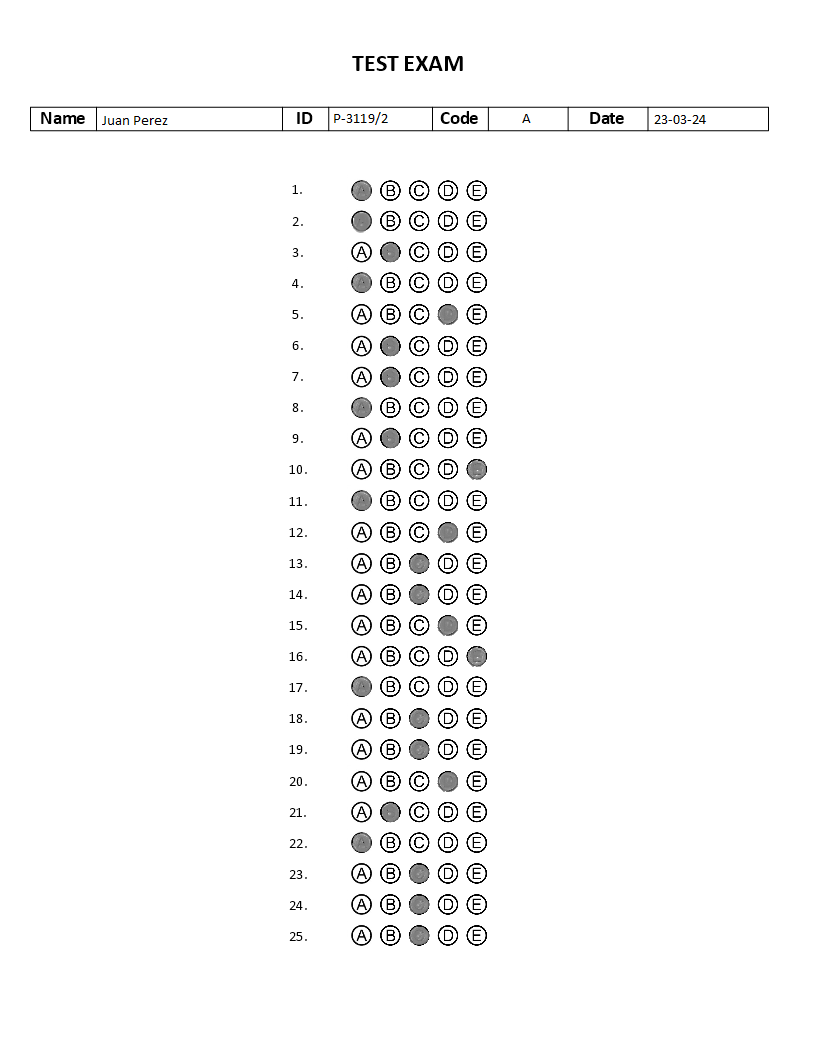
#> input picture img/multiple_choice_1.png, 816 x 1056 px, found by its file name; the run also reads 1 picture not shown here
$ python 'TP_PDI_ej2(sol).py'   (older library calls are emulated)
#> lines starting #> are read from the running program, lines starting #| are printed output that depends on the picture; after the words box and inside, x2 and y2 are one past the last pixel; in counts of white or black regions, pixels touching at a corner belong together
import cv2
import numpy as np
from PIL import Image, ImageOps
from matplotlib import pyplot as plt
import matplotlib.patches as mpatches

def cargar_img(rutas):
    return [cv2.imread(ruta, cv2.IMREAD_GRAYSCALE) for ruta in rutas]
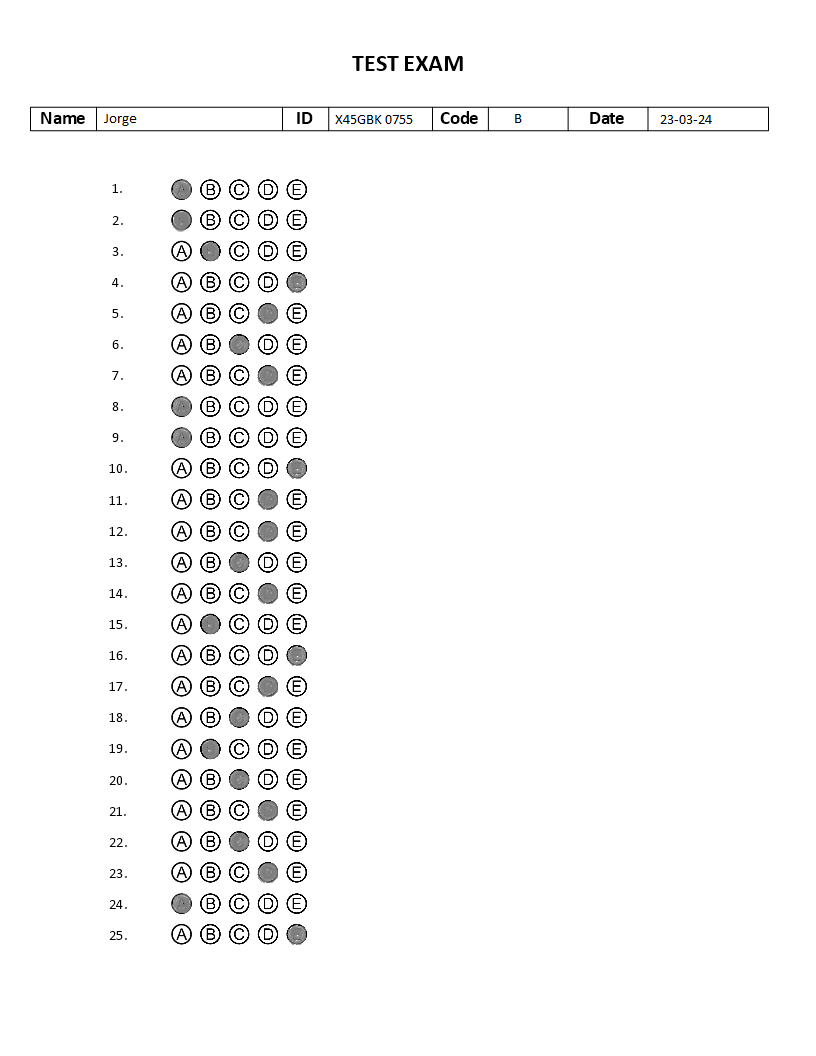
#> input picture img/multiple_choice_2.png, 816 x 1056 px, found by its file name
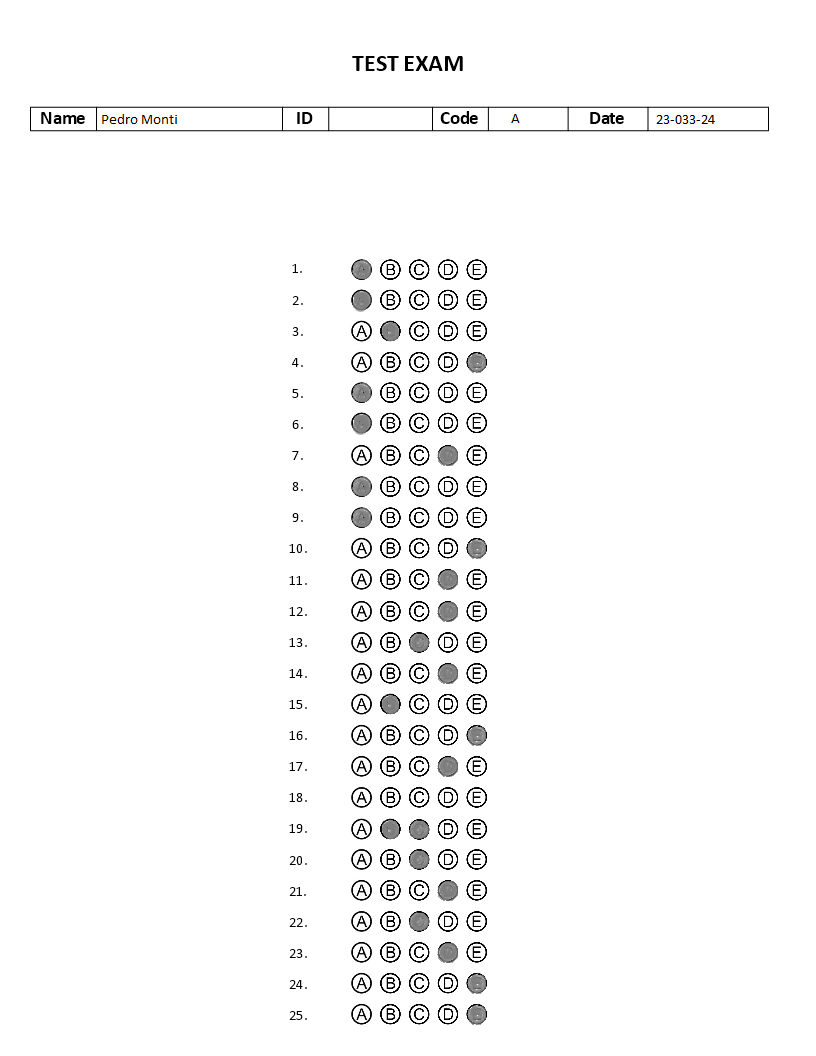
#> input picture img/multiple_choice_3.png, 816 x 1056 px, found by its file name
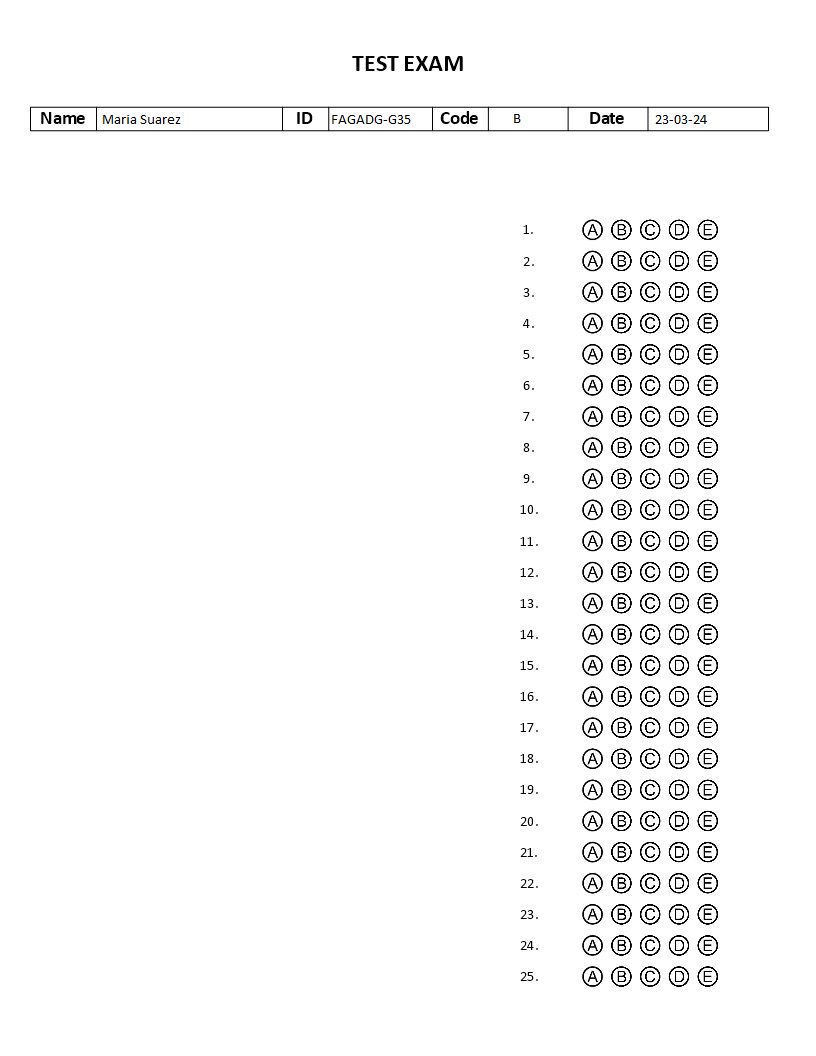
#> input picture img/multiple_choice_5.png, 816 x 1056 px, found by its file name

def procesar_form(imagen_bool):
    img_rows = np.sum(imagen_bool, axis=1)
    filas_validas = img_rows > 500
    indices_validos = np.where(filas_validas)[0]
    umbral_espacio = 22

    primer_espacio_index = next((i for i in range(1, len(indices_validos)) if indices_validos[i] - indices_validos[i - 1] > umbral_espacio), None)
    if primer_espacio_index is None:
        return None, None, None, None, None

    indice_inicial = indices_validos[primer_espacio_index - 1] + 1
    indice_final = indices_validos[primer_espacio_index] - 1

    img_final = imagen_bool[indice_inicial:indice_final]

    img_cols = np.sum(img_final, axis=0)
    umbral_columna_valida = 20
    columnas_validas = img_cols > umbral_columna_valida

    inicio_sub_imgs = []
    fin_sub_imgs = []

    i = 0
    while i < len(columnas_validas):
        if not columnas_validas[i]:
            inicio = i
            while i < len(columnas_validas) and not columnas_validas[i]:
                i += 1
            fin = i - 1
            inicio_sub_imgs.append(inicio)
            fin_sub_imgs.append(fin)
        i += 1

    nombre = imagen_bool[indice_inicial:indice_final, inicio_sub_imgs[2]:fin_sub_imgs[2]]
    id = imagen_bool[indice_inicial:indice_final, inicio_sub_imgs[4]:fin_sub_imgs[4]]
    tipo = imagen_bool[indice_inicial:indice_final, inicio_sub_imgs[6]:fin_sub_imgs[6]]
    fecha = imagen_bool[indice_inicial:indice_final, inicio_sub_imgs[8]:fin_sub_imgs[8]]
    multiple_choice = imagen_bool[indice_final + 2:, :]

    return nombre, id, tipo, fecha, multiple_choice

def contar_componentes_conectados(img):
    f_point = img.astype(np.uint8)
    connectivity = 8
    num_labels, _, stats, _ = cv2.connectedComponentsWithStats(f_point, connectivity, cv2.CV_32S)
    caracteres = 0
    palabras = 0
    if num_labels <= 2:
        caracteres = num_labels - 1
        palabras = num_labels - 1
    else:
        ind_ord = np.argsort(stats[:,0])
        stats_ord = stats[ind_ord]
        resultados = []
        for i in range(2,num_labels):
            fila_actual = stats_ord[i]
            fila_anterior = stats_ord[i - 1]
            suma = fila_actual[0] - (fila_anterior[0] + fila_anterior[2])
            resultados.append(suma)
        espacios = sum(1 for valor in resultados if valor >= 25500)
        palabras = espacios + 1
        caracteres = num_labels + espacios - 1
    return caracteres, palabras

def validar_campos(examen):
    nombre, legajo, tipo, dia, multiple_choice = procesar_form(examen)

    def validar_componente(componente, caracteres_requeridos, palabras_requeridas=None):
        caracteres, palabras = contar_componentes_conectados(componente)
        if palabras_requeridas is None:
            resultado = "OK" if caracteres == caracteres_requeridos else "MAL"
        else:
            resultado = "OK" if caracteres == caracteres_requeridos and palabras == palabras_requeridas else "MAL"
        return resultado

    diccionario_validacion = {
        "Nombre y Apellido": validar_componente(nombre, caracteres_requeridos=(1, 25), palabras_requeridas=2),
        "Legajo": validar_componente(legajo, caracteres_requeridos=8, palabras_requeridas=1),
        "Código": validar_componente(tipo, caracteres_requeridos=1),
        "Fecha": validar_componente(dia, caracteres_requeridos=8, palabras_requeridas=1)
    }

    return diccionario_validacion, multiple_choice, nombre

def detectar_circulos(imagen_binaria):
    circulos = cv2.HoughCircles(imagen_binaria, cv2.HOUGH_GRADIENT, dp=2, minDist=20, param1=50, param2=20, minRadius=10, maxRadius=20)
    circulos = sorted(circulos[0, :], key=lambda circle: circle[0])
    circulos = np.uint16(np.around(circulos))
    circulos = [np.append(circle, x + 1) for x, circle in enumerate(circulos)]
    circulos = np.array(circulos)
    return circulos

def procesar_renglones(multiple_choice_binario):
    img_rows = np.sum(multiple_choice_binario, 1)  # Calcula el número de píxeles blancos en cada fila
    umbral_columna_valida = 20  # Define el umbral mínimo de píxeles blancos por fila para considerarla válida
    columnas_validas = img_rows >= umbral_columna_valida  # Encuentra las filas válidas basadas en el umbral definido
    cambios = np.diff(columnas_validas)  # Encuentra los cambios entre filas válidas e inválidas
    indices_renglones = np.argwhere(cambios)  # Encuentra los índices de cambio entre filas válidas e inválidas
    indices_renglones = indices_renglones[1:]  # Descarta el primer cambio, ya que no indica un inicio de pregunta
    indices_renglones = indices_renglones.reshape((-1, 2))  # Agrupa los índices de cambio en pares representando rangos de filas
    return indices_renglones


def respuestas(multiple_choice_binario):
    respuestas = []  # Lista para almacenar las respuestas encontradas
    preguntas = []   # Lista para almacenar los números de pregunta correspondientes a las respuestas encontradas
    indices_renglones = procesar_renglones(multiple_choice_binario)  # Obtiene los rangos de filas válidas

    # Itera sobre los rangos de filas válidas donde podría haber preguntas
    for i in range(len(indices_renglones)):
        renglon = multiple_choice_binario[indices_renglones[i][0]:indices_renglones[i][1], 0:1000]  # Recorta la región de interés de la imagen
        imagen_binaria = renglon.astype(np.uint8) * 255  # Convierte la región recortada en una imagen binaria
        circulos = detectar_circulos(imagen_binaria)  # Detecta círculos en la imagen binaria
        tamaño_vecindad = 10  # Tamaño de la vecindad para comprobar si el círculo está relleno
        cuenta = 0  # Contador de círculos rellenos dentro de una pregunta

        # Itera sobre los círculos detectados en la imagen binaria
        for circulo in circulos:
            x, y = circulo[0], circulo[1]  # Coordenadas del centro del círculo
            vecindad_x = slice(max(0, x - tamaño_vecindad), min(imagen_binaria.shape[1], x + tamaño_vecindad + 1))  # Define la región en el eje X alrededor del centro del círculo
            vecindad_y = slice(max(0, y - tamaño_vecindad), min(imagen_binaria.shape[0], y + tamaño_vecindad + 1))  # Define la región en el eje Y alrededor del centro del círculo
            píxeles_vecindad = imagen_binaria[vecindad_y, vecindad_x]  # Extrae la vecindad de píxeles alrededor del centro del círculo
            está_relleno = np.count_nonzero(píxeles_vecindad == 255) >= píxeles_vecindad.size * 0.5  # Verifica si al menos el 50% de los píxeles en la vecindad están rellenos de blanco
            if está_relleno:  # Si el círculo está relleno de blanco
                preguntas.append(i+1)  # Guarda el número de pregunta
                respuestas.append(circulo[3])  # Guarda el identificador de respuesta
                cuenta += 1  # Incrementa el contador de círculos rellenos

        # Determina la respuesta para la pregunta actual
        if cuenta == 0 or cuenta > 1:  # Si no se detecta ningún círculo relleno o se detectan más de uno
            preguntas.append(i + 1)  # Guarda el número de pregunta como no respondida (0)
            respuestas.append(0)

    # Crea un diccionario que mapea los números de pregunta a los identificadores de respuesta y lo devuelve
    diccionario_respuestas = dict(zip(preguntas, respuestas))
    return diccionario_respuestas

def corregir_examen(respuestas):
    respuestas_correctas = {
        1: 1, 2: 1, 3: 2, 4: 1, 5: 4, 6: 2, 7: 2, 8: 3, 9: 2, 10: 1, 11: 4,
        12: 1, 13: 3, 14: 3, 15: 4, 16: 2, 17: 1, 18: 3, 19: 3, 20: 4, 21: 2,
        22: 1, 23: 3, 24: 3, 25: 3
    }

    correcciones = {}
    contador_ok = 0

    for clave in respuestas:
        if clave in respuestas_correctas:
            if respuestas[clave] == respuestas_correctas[clave]:
                correcciones[clave] = "OK"
                contador_ok += 1
            else:
                correcciones[clave] = "MAL"

    aprobado = contador_ok >= 20
    return correcciones, aprobado

def main():
    rutas_examenes = ['C:\\Users\\betsa\\OneDrive\\Escritorio\\TUIA2024\\PDI\\TP\\TP1_PDI2024\\img\\multiple_choice_1.png',
                      'C:\\Users\\betsa\\OneDrive\\Escritorio\\TUIA2024\\PDI\\TP\\TP1_PDI2024\\img\\multiple_choice_2.png',
                      'C:\\Users\\betsa\\OneDrive\\Escritorio\\TUIA2024\\PDI\\TP\\TP1_PDI2024\\img\\multiple_choice_3.png',
                      'C:\\Users\\betsa\\OneDrive\\Escritorio\\TUIA2024\\PDI\\TP\\TP1_PDI2024\\img\\multiple_choice_4.png',
                      'C:\\Users\\betsa\\OneDrive\\Escritorio\\TUIA2024\\PDI\\TP\\TP1_PDI2024\\img\\multiple_choice_5.png']

    examenes = cargar_img(rutas_examenes)
#> examenes = 5 items
    resultados_concatenados = None

    # Inicializar contadores
    contador_aprobados = 0
    contador_reprobados = 0

    for indice, examen in enumerate(examenes):
        img_th = examen < 200
        dic_resultados_validacion, imagen_multi_choice, nombre = validar_campos(img_th)
        dic_respuestas_preguntas = respuestas(imagen_multi_choice)
        dic_examen_corregido, aprobado = corregir_examen(dic_respuestas_preguntas)

        if aprobado:
            nombre_resultado = 255 - nombre
            contador_aprobados += 1  # Incrementar contador de aprobados
        else:
            nombre_resultado = 255 + nombre
            contador_reprobados += 1  # Incrementar contador de reprobados

        # Concatenación de resultados
        if resultados_concatenados is None:
            resultados_concatenados = nombre_resultado
        else:
            resultados_concatenados = np.vstack((resultados_concatenados, nombre_resultado))

        # Impresión de resultados
        print(f"EXAMEN {indice+1} RESULTADOS:")
        print("Validación Campos:")
        for campo, resultado in dic_resultados_validacion.items():
            print(f"{campo}: {resultado}")
        print("\nCorrección:")
        for pregunta, resultado in dic_examen_corregido.items():
            print(f"Pregunta {pregunta}: {resultado}")
#> this loop made 5 passes
#> (aprobado, contador_aprobados) on pass 1: (True, 1)
#> aprobado on pass 5: False
#> (printed output is left out)
#> pass 1, in main, `img_th = examen < 200`:
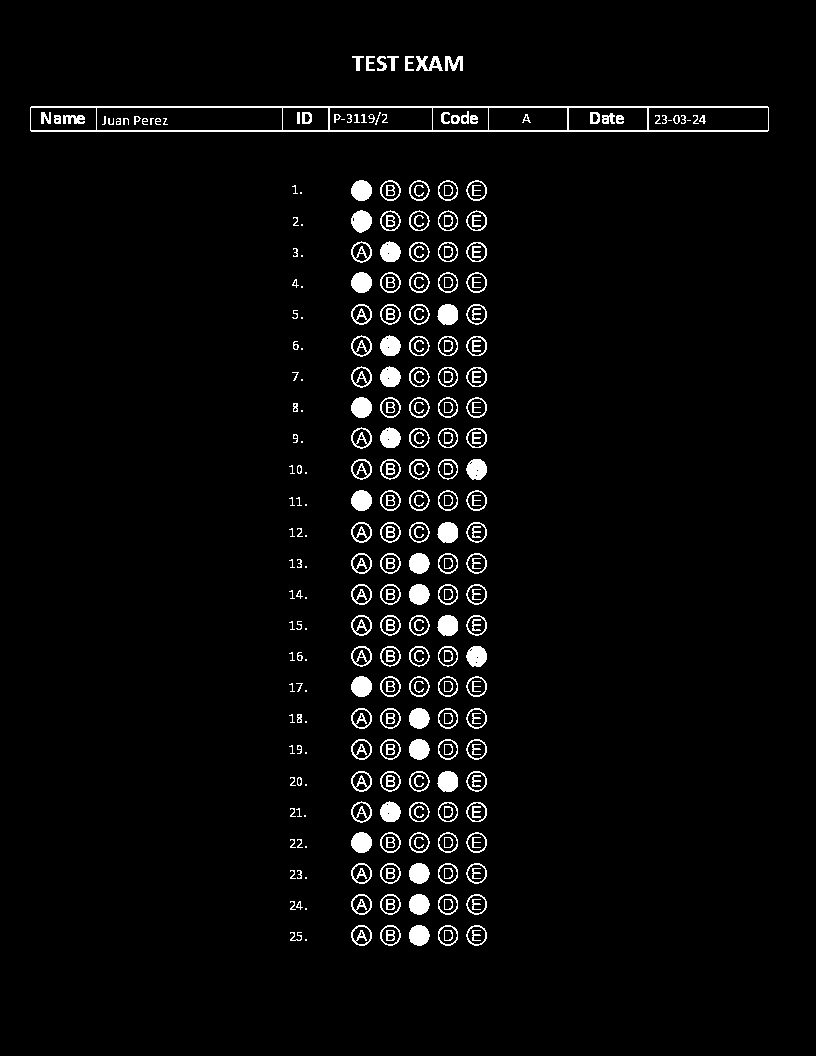
#> img_th: shape (1056, 816) bool; 3.6% white; 318 white regions (44 under 20 px), largest, box (x1, y1, x2, y2) and area: (30, 106, 769, 132) 3216, (351, 210, 372, 233) 355, (437, 304, 458, 325) 353
#> after the loop: imagen_multi_choice: shape (925, 816) bool; 2.8% white in thin lines or dots, all inside (x1, y1, x2, y2) = (31, 0, 768, 856)
#> after the loop: img_th: shape (1056, 816) bool; 3% white in thin lines or dots, all inside (x1, y1, x2, y2) = (30, 56, 769, 987)
#> after the loop:
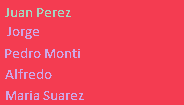
#> resultados_concatenados: shape (105, 184) int64; 3 distinct labels, from 254 to 256; one colour per label, 0 black
#> after the loop, contador_aprobados = 1; contador_reprobados = 4

    # Normalización de los valores para que puedan ser guardados en una imagen
    min_val = np.min(resultados_concatenados)
#> min_val = 254
    max_val = np.max(resultados_concatenados)
#> max_val = 256
    resultados_normalizados = 255 * (resultados_concatenados - min_val) / (max_val - min_val)
    resultados_normalizados = resultados_normalizados.astype(np.uint8)
    # Guardar la imagen
    cv2.imwrite('resultados_examen.png', resultados_normalizados)

    # Asegurar que la imagen no esté completamente en blanco
    print("Valor mínimo en la imagen:", np.min(resultados_normalizados))
#| Valor mínimo en la imagen: 0
    print("Valor máximo en la imagen:", np.max(resultados_normalizados))
#| Valor máximo en la imagen: 255

    # Crear una copia de la imagen para modificar los colores
    resultados_colores = cv2.cvtColor(resultados_normalizados, cv2.COLOR_GRAY2BGR)

    # Definir colores en formato BGR
    color_aprobado = (0, 255, 0)  # Verde
    color_reprobado = (0, 0, 255)  # Rojo
    mascara_blancos = np.all(resultados_colores == [255, 255, 255], axis=2)
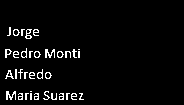
#> mascara_blancos: shape (105, 184) bool; 4.1% white in thin lines or dots, all inside (x1, y1, x2, y2) = (5, 27, 84, 100)
    resultados_colores[mascara_blancos] = [255, 255, 255]

    # Obtener los índices de los nombres de los alumnos aprobados y reprobados
    aprobados_indices = np.where(resultados_normalizados == 0)  # En la imagen en blanco y negro, los aprobados están en 0 (negro)
#> aprobados_indices = 202 positions, rows 8 to 16, columns 5 to 70
    reprobados_indices = np.where(resultados_normalizados == 255)  # En la imagen en blanco y negro, los reprobados están en 255 (blanco)
#> reprobados_indices = 790 positions, rows 27 to 99, columns 5 to 83

    # Pintar los nombres de los alumnos aprobados en verde y los reprobados en rojo
    resultados_colores[aprobados_indices] = color_aprobado
    resultados_colores[reprobados_indices] = color_reprobado

    # Mostrar la imagen con los nombres de los alumnos coloreados y más grande
    fondo_blanco = np.full_like(resultados_colores, (255, 255, 255), dtype=np.uint8)

    # Superponer la imagen coloreada sobre el fondo blanco
    imagen_con_fondo_blanco = np.where(resultados_colores == 0, resultados_colores, fondo_blanco)
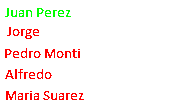
#> imagen_con_fondo_blanco: shape (105, 184, 3); mean B, G, R 241.9, 244.6, 252.3
    plt.figure(figsize=(7, 4))  # tamaño de la figura

    # Mostrar la imagen con los nombres de los alumnos coloreados
    plt.imshow(cv2.cvtColor(imagen_con_fondo_blanco, cv2.COLOR_BGR2RGB))
    plt.title('RESULTADOS DEL EXAMEN')
    plt.xlabel('ALUMNOS APROBADOS (en verde)  /  ALUMNOS REPROBADOS (en rojo)')
    plt.ylabel('NOMBRES DE LOS ALUMNOS')
    plt.xticks([])
    plt.yticks([])

    # Agregar leyenda
    aprobado_patch = mpatches.Patch(color='green', label='Alumnos Aprobados')
    reprobado_patch = mpatches.Patch(color='red', label='Alumnos Reprobados')
    plt.legend(handles=[aprobado_patch, reprobado_patch], loc='upper right')
    plt.show()

    print("RESULTADOS GUARDADOS: resultados_examen.png")
    print("Los nombres de los alumnos que han APROBADO se muestran en color VERDE en la imagen.")
    print("Los nombres de los alumnos que han REPROBADO se muestran en color ROJO en la imagen.")
    # Imprimir cantidad de nombres de alumnos aprobados y reprobados
    print("Cantidad de nombres de alumnos aprobados:", contador_aprobados)
#| Cantidad de nombres de alumnos aprobados: 1
    print("Cantidad de nombres de alumnos reprobados:", contador_reprobados)
#| Cantidad de nombres de alumnos reprobados: 4

# Llama a la función main si este script es ejecutado directamente
if __name__ == "__main__":
    main()
